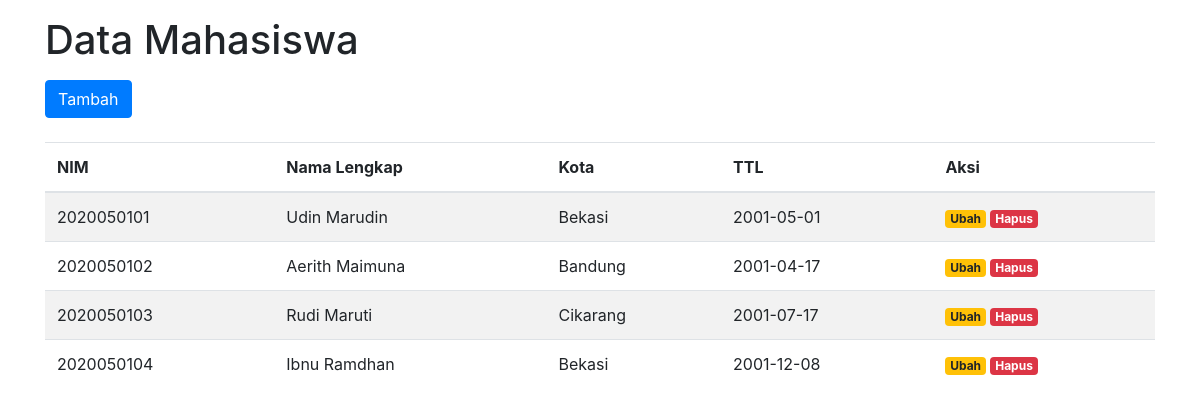
The page / on the database its author committed.
### tables this page shows
CREATE TABLE `mahasiswa` (
  `nim` int(10) NOT NULL,
  `nama_lengkap` varchar(40) NOT NULL,
  `kota` varchar(40) NOT NULL,
  `ttl` date NOT NULL
);

### application/controllers/mahasiswa.php (called while the page is built, shortened)
<?php
class mahasiswa extends CI_Controller {
	public function __construct(){
		$this->load->helper('url', 'form');
		$this->load->library('form_validation');
      }
	public function index()
	{
		$data['query'] = $this->db->get('mahasiswa');
		$data['title'] = "Data Mahasiswa";
		$this->load->view('layout/header',$data);
		$this->load->view('view_mahasiswa');
		$this->load->view('layout/footer');
	}
}

### index.php (called while the page is built, shortened)
<?php
require_once BASEPATH.'core/CodeIgniter.php';

### application/views/view_mahasiswa.php (the view)
<a href="mahasiswa/tambah" class="btn btn-primary mb-4">Tambah</a>
<table class="table table-striped">
	<thead>
		<tr>
			<th>NIM</th>
			<th>Nama Lengkap</th>
			<th>Kota</th>
			<th>TTL</th>
			<th>Aksi</th>
		</tr>
	</thead>
	<tbody>
		<?php
		foreach ($query->result() as $row)
		{?>
			<tr>
				<td><?= $row->nim ?></td>
				<td><?= $row->nama_lengkap ?></td>
				<td><?= $row->kota ?></td>
				<td><?= $row->ttl ?></td>
				<td>
					<a class="badge badge-warning" href="mahasiswa/ubah/<?= $row->nim ?>">Ubah</a>
					<a class="badge badge-danger" href="mahasiswa/hapus/<?= $row->nim ?>">Hapus</a>
				</td>
			</tr>
		<?php }?>
	</tbody>
</table>

### application/views/layout/header.php (shortened to what this page needs)
<!DOCTYPE html>
<html lang="en">
<head>
	<link rel="stylesheet" href="<?= base_url('/assets/css/bootstrap.min.css') ?>">
</head>
<body>
	<div class="container">
		<h1 class="my-3"><?= $title ?></h1>

### application/views/layout/footer.php
</div>
</body>
</html>

### rows shown on the page
mahasiswa: nim "2020050101", nama_lengkap "Udin Marudin", kota "Bekasi", ttl "2001-05-01"
mahasiswa: nim "2020050102", nama_lengkap "Aerith Maimuna", kota "Bandung", ttl "2001-04-17"
mahasiswa: nim "2020050103", nama_lengkap "Rudi Maruti", kota "Cikarang", ttl "2001-07-17"
mahasiswa: nim "2020050104", nama_lengkap "Ibnu Ramdhan", kota "Bekasi", ttl "2001-12-08"

### other values the page prints
$title "Data Mahasiswa"
